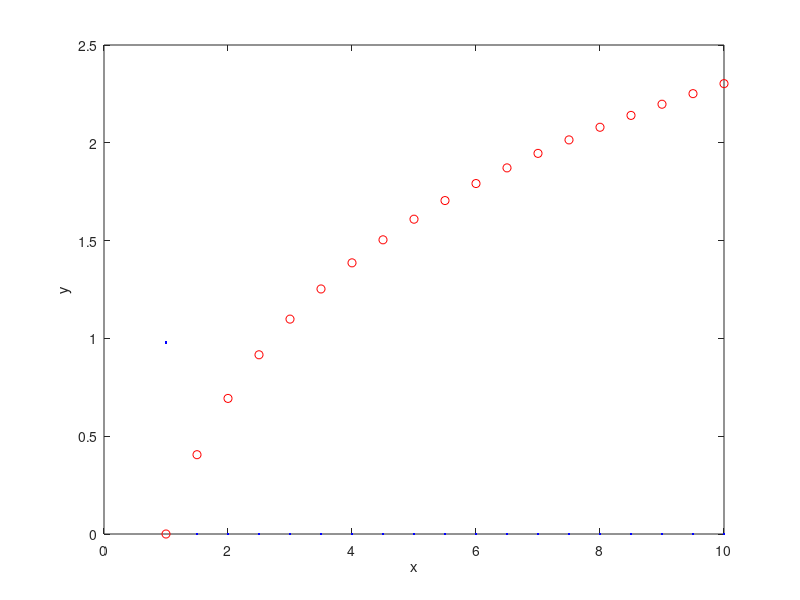

The MATLAB script that drew this image: (Note: this script raises an error after producing the figure.)
clearvars;
h =.5 ;
x = (1:h:10)';
y = log(x);
dy = zeros(size(x));
dy(1)= 1/(12*h)*(-25*y(1)+48*y(2)-36*y(3)+16*y(4)-3*y(5));

figure(1);
plot(x,y, ' or ');
xlabel('x');
ylabel('y');

hold on;
%plot(x,1/x,'ob')
plot(x,dy,'.b');
hold off;

for i=2:size(x,1)-1
    dy(i)= 1/(12*h)*(-y(i-2)-8*y(i-1)+8*y(i+1)-y(i+2));
end

dy(end) = 1/(12*h)*(-25*y(end-5)+48*y(end-4)-36*y(end-3)+16*y(end-3)-3*y(end-1));

yy = 1./x;

figure(2);
plot(x,yy, ' -g ');
xlabel('x');
ylabel('y');
hold on;
plot(x,dy,'.b');
hold off;